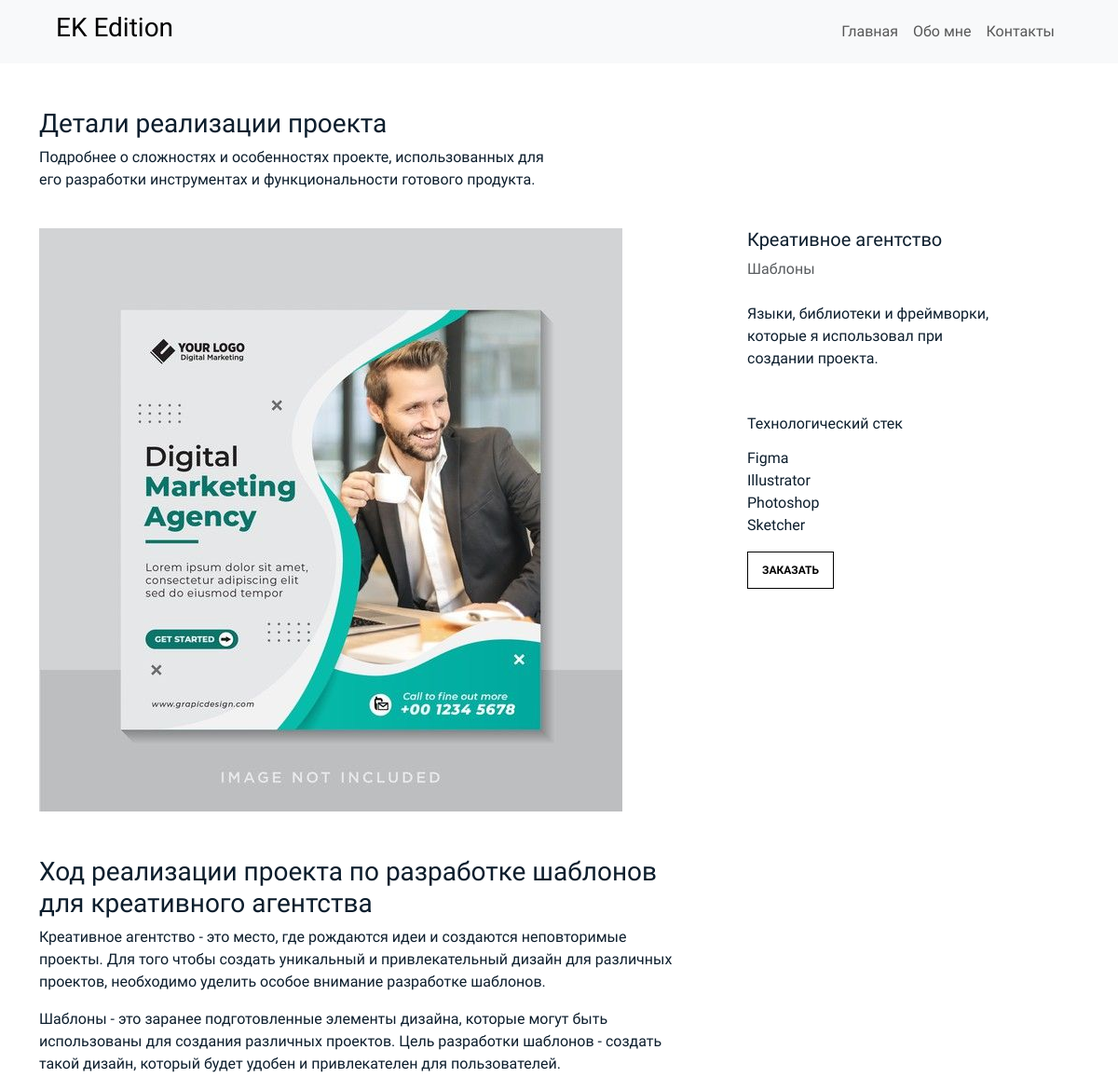
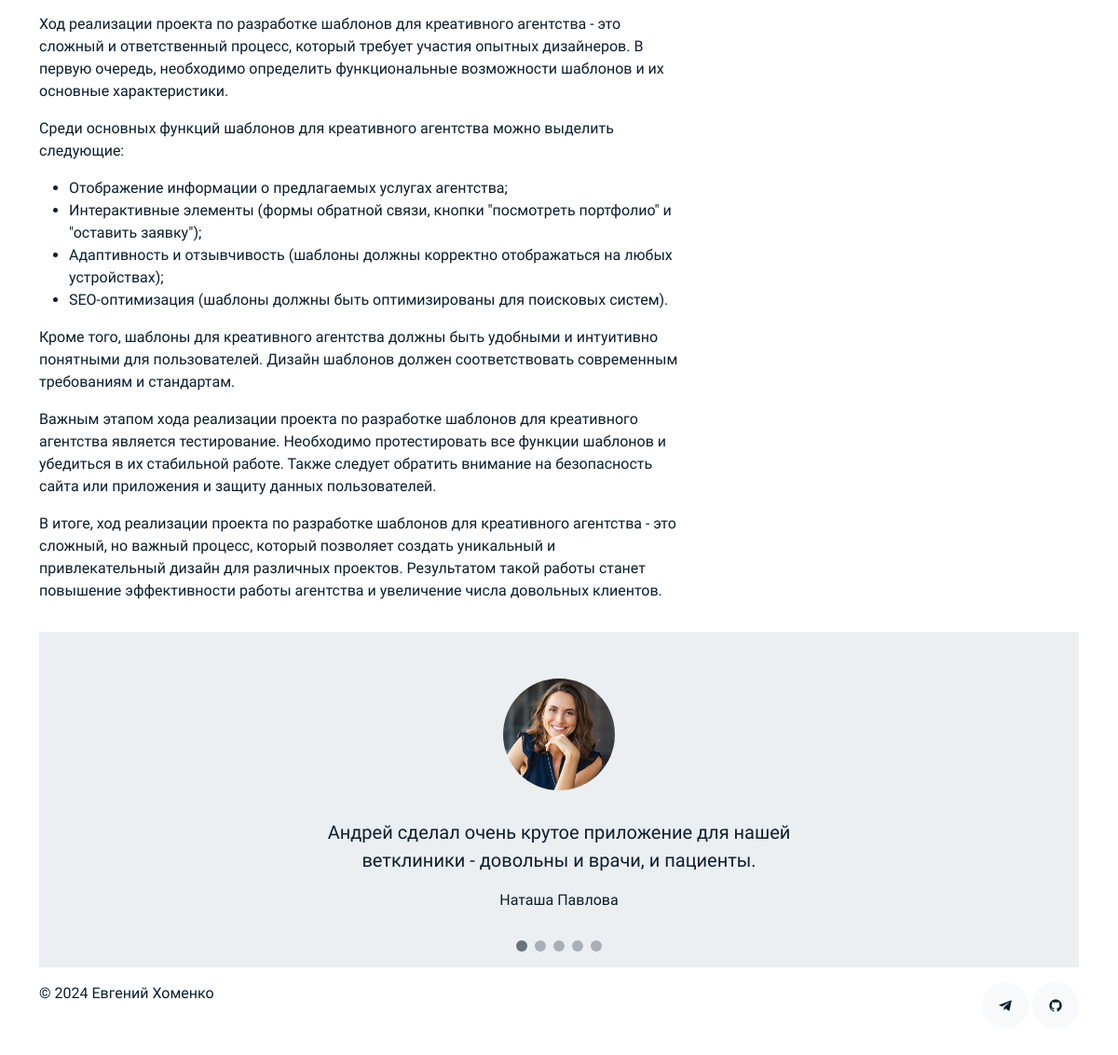
The page /work/creative-agency/ on the database its author committed (2 pictures, top to bottom).
### portfolio/models.py (models this page shows, shortened)
class Work(models.Model):
    title = models.CharField(max_length=150)
    slug = models.SlugField(max_length=150, unique=True)
    category = models.ForeignKey(Category, on_delete=models.CASCADE, related_name='works')
    image = models.ImageField(upload_to='works')
    description = models.TextField()
    stack = models.TextField()
    link = models.URLField(max_length=200)
    class Meta:
        ordering = ['-id']
        verbose_name = 'Работа'
        verbose_name_plural = 'Работы'

class Category(models.Model):
    engname = models.CharField(max_length=25)
    rusname = models.CharField(max_length=25)
    class Meta:
        ordering = ['id']
        verbose_name = 'Категория'
        verbose_name_plural = 'Категории'
    def __str__(self):
        return self.rusname

class Testimony(models.Model):
    name = models.CharField(max_length=15)
    lastname = models.CharField(max_length=15)
    image = models.ImageField(upload_to='clients')
    text = models.TextField()
    class Meta:
        ordering = ['-id']
        verbose_name = 'Заказчик'
        verbose_name_plural = 'Заказчики'

### portfolio/views.py (the view)
# urls.py: path('work/<slug:slug>/', work_detail, name='work_detail'),
def work_detail(request, slug):
    work = get_object_or_404(Work, slug=slug)
    testimonies = Testimony.objects.all()
    context = {
        'work': work,
        'testimonies': testimonies,
    }
    return render(request, 'work_detail.html', context)

### portfolio/templates/work_detail.html (shortened to what this page needs)
{% extends 'base.html' %}
{% block content %}
<section class="section">
   <div class="container">
      <div class="row mb-4 align-items-center">
         <div class="col-md-6" data-aos="fade-up">
            <h3>Детали реализации проекта</h3>
            <p>Подробнее о сложностях и особенностях проекте, использованных для его разработки инструментах и функциональности готового продукта.</p>
         </div>
      </div>
   </div>
   <div class="site-section pb-0">
   <div class="container">
      <div class="row align-items-stretch">
         <div class="col-md-8" data-aos="fade-up">
            <img src="{{ work.image.url }}" alt="Image" class="img-fluid">
            <div class="pe-5">
               <p>{{ work.description|safe }}</p>
            </div>
         </div>
         <div class="col-md-3 ml-auto" data-aos="fade-up" data-aos-delay="100">
            <div class="sticky-content">
               <h3 class="h3">{{ work.title }}</h3>
               <p class="mb-4"><span class="text-muted">{{ work.category }}</span></p>
               <div class="mb-5">
                  <p>Языки, библиотеки и фреймворки, которые я использовал при создании проекта.</p>
               </div>
               <h4 class="h4 mb-3">Технологический стек</h4>
               {{ work.stack|safe }}
               <p><a href="{{ work.link }}" class="readmore">Заказать</a></p>
            </div>
         </div>
      </div>
   </div>
</section>
<section class="section pt-0">
   <div class="container">
      <div class="testimonials-slider swiper" data-aos="fade-up" data-aos-delay="100">
         <div class="swiper-wrapper">
            {% for testimony in testimonies %}
            <div class="swiper-slide">
               <div class="testimonial-wrap">
                  <div class="testimonial">
                     <img src="{{ testimony.image.url }}" alt="Image" class="img-fluid">
                     <blockquote>
                        <p>{{ testimony.text }}</p>
                     </blockquote>
                     <p>{{ testimony.name }} {{testimony.lastname }}</p>
                  </div>
               </div>
            </div>
            {% endfor %}
         </div>
         <div class="swiper-pagination"></div>
      </div>
   </div>
</section>
{% endblock %}

### static/assets/css/style.css (style rules this page uses)
body { font-family: 'Montserrat Alternates', sans-serif; font-weight: 400; color: #0d1e2d; }
a { color: #777; text-decoration: none; }
.section { padding-top: 3rem; padding-bottom: 1rem; }
.testimonial-wrap { padding: 50px 50px 80px 50px; background: #eceff2; }
.testimonial-wrap .testimonial { text-align: center; max-width: 500px; margin: 0 auto; }
.testimonial-wrap .testimonial img { border-radius: 50%; width: 120px; margin: 0 auto 30px auto; }
.testimonial-wrap .testimonial blockquote p { font-size: 20px; }
.h3 { font-size: 20px; }
.h4 { font-size: 16px; }
.readmore { display: inline-block; border: 1px solid #000; padding: 10px 15px; font-size: 12px; text-transform: uppercase; color: #000; transition: 0.2s all ease; font-weight: 700; }
.testimonials-slider .swiper-pagination { margin-top: -60px; position: relative; }
.sticky-content { position: sticky; position: -webkit-sticky; top: 0; }

### rows shown on the page
Work: image (picture), description "Ход реализации проекта по разработке шаблонов для креативного агентства Креативное агентство - это место, где рождаются идеи и создаются неповторимые проекты. Для того чтобы создать уникальный и привлекательный дизайн для различных проектов, необходимо уделить особое внимание разработке шаблонов. Шаблоны - это заранее подготовленные элементы дизайна, которые могут быть использованы для создания различных проектов. Цель разработки шаблонов - создать такой дизайн, который будет удобен и привлекателен для пользователей. Ход реализации проекта по разработке шаблонов для креативного агентства - это сложный и ответственный процесс, который требует участия опытных дизайнеров. В первую очередь,…", title "Креативное агентство", category "Шаблоны", stack "Figma Illustrator Photoshop Sketcher"
Testimony: image (picture), text "Андрей сделал очень крутое приложение для нашей ветклиники - довольны и врачи, и пациенты.", name "Наташа", lastname "Павлова"
